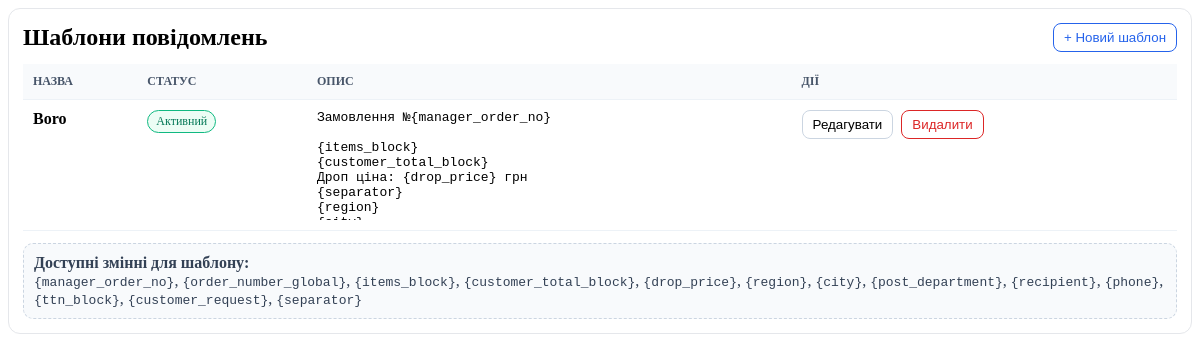
Screenshot of /ajax/templates/ (signed in) with the database file from the repository.
### shopCRM/models.py (models this page shows, shortened)
class MessageTemplate(models.Model):
    name = models.CharField("Назва шаблону", max_length=120, unique=True)
    body = models.TextField("Текст шаблону")
    is_active = models.BooleanField("Активний", default=True)
    created_at = models.DateTimeField("Створено", auto_now_add=True)
    updated_at = models.DateTimeField("Оновлено", auto_now=True)
    class Meta:
        verbose_name = "Шаблон повідомлення"
        verbose_name_plural = "Шаблони повідомлень"
        ordering = ["name"]

### shopCRM/views.py (the view)
# urls.py: path('ajax/templates/', views.content_templates, name='content_templates'),
@login_required
def content_templates(request):
    templates = MessageTemplate.objects.all()
    return render(request, 'shopCRM/partials/templates.html', {'templates': templates})

### shopCRM/templates/shopCRM/partials/templates.html (shortened to what this page needs)
<div class="tpl-wrap">
    <div class="tpl-header">
        <h2 style="margin: 0;">Шаблони повідомлень</h2>
        <button type="button" class="tpl-btn tpl-btn-primary" onclick="openMessageTemplateForm()">+ Новий шаблон</button>
    </div>
    <table class="tpl-table">
        <thead>
            <tr>
                <th>Назва</th>
                <th>Статус</th>
                <th>Опис</th>
                <th>Дії</th>
            </tr>
        </thead>
        <tbody>
            {% for template in templates %}
                <tr>
                    <td><strong>{{ template.name }}</strong></td>
                    <td>
                        {% if template.is_active %}
                            <span class="tpl-tag active">Активний</span>
                        {% else %}
                            <span class="tpl-tag inactive">Неактивний</span>
                        {% endif %}
                    </td>
                    <td><pre style="white-space: pre-wrap; margin: 0; max-height: 110px; overflow: auto;">{{ template.body }}</pre></td>
                    <td>
                        <div class="tpl-actions">
                            <button type="button" class="tpl-btn" onclick="openMessageTemplateForm({{ template.id }})">Редагувати</button>
                            <button type="button" class="tpl-btn tpl-btn-danger" onclick="deleteMessageTemplate({{ template.id }})">Видалити</button>
                        </div>
                    </td>
                </tr>
            {% empty %}
                <tr>
                    <td colspan="4">Шаблонів поки немає. Створіть перший шаблон.</td>
                </tr>
            {% endfor %}
        </tbody>
    </table>
    <div class="tpl-help">
        <strong>Доступні змінні для шаблону:</strong><br>
        <code>{manager_order_no}</code>, <code>{order_number_global}</code>, <code>{items_block}</code>, <code>{customer_total_block}</code>, <code>{drop_price}</code>, <code>{region}</code>, <code>{city}</code>, <code>{post_department}</code>, <code>{recipient}</code>, <code>{phone}</code>, <code>{ttn_block}</code>, <code>{customer_request}</code>, <code>{separator}</code>
    </div>
</div>

### shopCRM/templates/shopCRM/partials/templates.html (style rules this page uses)
.tpl-wrap { background: #fff; border: 1px solid #e5e7eb; border-radius: 12px; padding: 14px; }
.tpl-header { display: flex; justify-content: space-between; align-items: center; margin-bottom: 12px; }
.tpl-table { width: 100%; border-collapse: collapse; }
.tpl-table th, .tpl-table td { border-bottom: 1px solid #edf2f7; padding: 10px; text-align: left; vertical-align: top; }
.tpl-table th { background: #f8fafc; font-size: 12px; text-transform: uppercase; color: #475569; }
.tpl-actions { display: flex; gap: 8px; }
.tpl-btn { border: 1px solid #cbd5e1; background: #fff; border-radius: 8px; padding: 6px 10px; cursor: pointer; }
.tpl-btn-primary { border-color: #2563eb; color: #2563eb; }
.tpl-btn-danger { border-color: #dc2626; color: #dc2626; }
.tpl-tag { display: inline-block; border-radius: 999px; border: 1px solid #d1d5db; padding: 3px 8px; font-size: 12px; }
.tpl-tag.active { border-color: #10b981; color: #047857; background: #ecfdf5; }
.tpl-help { margin-top: 12px; border: 1px dashed #cbd5e1; border-radius: 10px; padding: 10px; color: #334155; background: #f8fafc; }

### rows the page displays
MessageTemplate: name "Boro", is_active "Активний", body "Замовлення №{manager_order_no} {items_block} {customer_total_block} Дроп ціна: {drop_price} грн {separator} {region}…"
